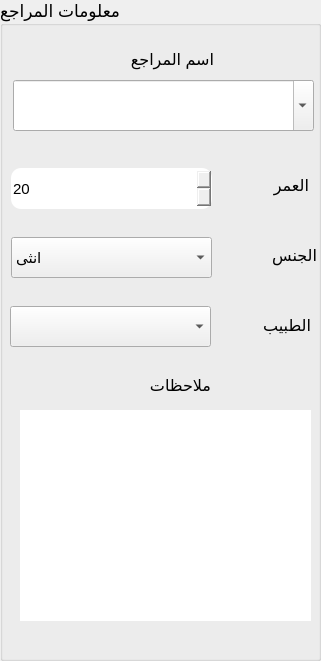
       <widget class="QGroupBox" name="groupBox_6">
        <property name="enabled">
         <bool>true</bool>
        </property>
        <property name="geometry">
         <rect>
          <x>690</x>
          <y>0</y>
          <width>321</width>
          <height>661</height>
         </rect>
        </property>
        <property name="font">
         <font>
          <family>Segoe UI</family>
          <pointsize>13</pointsize>
          <weight>50</weight>
          <italic>false</italic>
          <bold>false</bold>
         </font>
        </property>
        <property name="styleSheet">
         <string notr="true"/>
        </property>
        <property name="title">
         <string>معلومات المراجع</string>
        </property>
        <widget class="QLabel" name="label_35">
         <property name="enabled">
          <bool>true</bool>
         </property>
         <property name="geometry">
          <rect>
           <x>10</x>
           <y>65</y>
           <width>101</width>
           <height>41</height>
          </rect>
         </property>
         <property name="text">
          <string/>
         </property>
        </widget>
        <widget class="QComboBox" name="comboBox_14">
         <property name="enabled">
          <bool>true</bool>
         </property>
         <property name="geometry">
          <rect>
           <x>11</x>
           <y>237</y>
           <width>201</width>
           <height>41</height>
          </rect>
         </property>
         <property name="font">
          <font>
           <pointsize>11</pointsize>
          </font>
         </property>
         <property name="styleSheet">
          <string notr="true"/>
         </property>
         <item>
          <property name="text">
           <string>انثى</string>
          </property>
         </item>
         <item>
          <property name="text">
           <string>ذكر</string>
          </property>
         </item>
        </widget>
        <widget class="QLabel" name="label_36">
         <property name="enabled">
          <bool>true</bool>
         </property>
         <property name="geometry">
          <rect>
           <x>256</x>
           <y>230</y>
           <width>61</width>
           <height>51</height>
          </rect>
         </property>
         <property name="font">
          <font>
           <family>Segoe UI</family>
           <pointsize>12</pointsize>
           <weight>50</weight>
           <bold>false</bold>
          </font>
         </property>
         <property name="text">
          <string>الجنس</string>
         </property>
        </widget>
        <widget class="QLabel" name="label_37">
         <property name="enabled">
          <bool>true</bool>
         </property>
         <property name="geometry">
          <rect>
           <x>258</x>
           <y>160</y>
           <width>51</width>
           <height>51</height>
          </rect>
         </property>
         <property name="font">
          <font>
           <family>Segoe UI</family>
           <pointsize>12</pointsize>
           <weight>50</weight>
           <bold>false</bold>
          </font>
         </property>
         <property name="text">
          <string>العمر</string>
         </property>
        </widget>
        <widget class="QLabel" name="label_38">
         <property name="enabled">
          <bool>true</bool>
         </property>
         <property name="geometry">
          <rect>
           <x>120</x>
           <y>360</y>
           <width>91</width>
           <height>51</height>
          </rect>
         </property>
         <property name="font">
          <font>
           <family>Segoe UI</family>
           <pointsize>12</pointsize>
           <weight>50</weight>
           <bold>false</bold>
          </font>
         </property>
         <property name="text">
          <string>ملاحظات</string>
         </property>
        </widget>
        <widget class="QSpinBox" name="spinBox_7">
         <property name="enabled">
          <bool>true</bool>
         </property>
         <property name="geometry">
          <rect>
           <x>11</x>
           <y>168</y>
           <width>201</width>
           <height>41</height>
          </rect>
         </property>
         <property name="font">
          <font>
           <pointsize>11</pointsize>
          </font>
         </property>
         <property name="styleSheet">
          <string notr="true">border-radius: 10px;
</string>
         </property>
         <property name="minimum">
          <number>-1000000</number>
         </property>
         <property name="maximum">
          <number>1000000</number>
         </property>
         <property name="value">
          <number>20</number>
         </property>
        </widget>
        <widget class="QComboBox" name="comboBox_15">
         <property name="enabled">
          <bool>true</bool>
         </property>
         <property name="geometry">
          <rect>
           <x>10</x>
           <y>306</y>
           <width>201</width>
           <height>41</height>
          </rect>
         </property>
         <property name="font">
          <font>
           <pointsize>11</pointsize>
          </font>
         </property>
         <property name="styleSheet">
          <string notr="true"/>
         </property>
         <property name="editable">
          <bool>false</bool>
         </property>
        </widget>
        <widget class="QTextEdit" name="textEdit">
         <property name="geometry">
          <rect>
           <x>20</x>
           <y>410</y>
           <width>291</width>
           <height>211</height>
          </rect>
         </property>
         <property name="font">
          <font>
           <family>Segoe UI</family>
           <pointsize>12</pointsize>
          </font>
         </property>
         <property name="styleSheet">
          <string notr="true">border-radius: 30px;
</string>
         </property>
        </widget>
        <widget class="QLabel" name="label_30">
         <property name="geometry">
          <rect>
           <x>216</x>
           <y>161</y>
           <width>41</width>
           <height>51</height>
          </rect>
         </property>
         <property name="styleSheet">
          <string notr="true">image: url(:/icons8-age-64 (1).png);</string>
         </property>
         <property name="text">
          <string/>
         </property>
        </widget>
        <widget class="QLabel" name="label_31">
         <property name="geometry">
          <rect>
           <x>217</x>
           <y>238</y>
           <width>41</width>
           <height>51</height>
          </rect>
         </property>
         <property name="styleSheet">
          <string notr="true">image: url(:/lavatory.png);</string>
         </property>
         <property name="text">
          <string/>
         </property>
        </widget>
        <widget class="QLabel" name="label_39">
         <property name="enabled">
          <bool>true</bool>
         </property>
         <property name="geometry">
          <rect>
           <x>250</x>
           <y>300</y>
           <width>61</width>
           <height>51</height>
          </rect>
         </property>
         <property name="font">
          <font>
           <family>Segoe UI</family>
           <pointsize>12</pointsize>
           <weight>50</weight>
           <bold>false</bold>
          </font>
         </property>
         <property name="text">
          <string>الطبيب</string>
         </property>
        </widget>
        <widget class="QComboBox" name="comboBox_4">
         <property name="geometry">
          <rect>
           <x>13</x>
           <y>80</y>
           <width>301</width>
           <height>51</height>
          </rect>
         </property>
         <property name="font">
          <font>
           <family>Segoe UI</family>
           <pointsize>10</pointsize>
          </font>
         </property>
         <property name="autoFillBackground">
          <bool>false</bool>
         </property>
         <property name="editable">
          <bool>true</bool>
         </property>
        </widget>
        <widget class="QLabel" name="label_42">
         <property name="enabled">
          <bool>true</bool>
         </property>
         <property name="geometry">
          <rect>
           <x>103</x>
           <y>34</y>
           <width>111</width>
           <height>51</height>
          </rect>
         </property>
         <property name="font">
          <font>
           <family>Segoe UI</family>
           <pointsize>12</pointsize>
           <weight>50</weight>
           <bold>false</bold>
          </font>
         </property>
         <property name="text">
          <string>اسم المراجع</string>
         </property>
        </widget>
       </widget>
